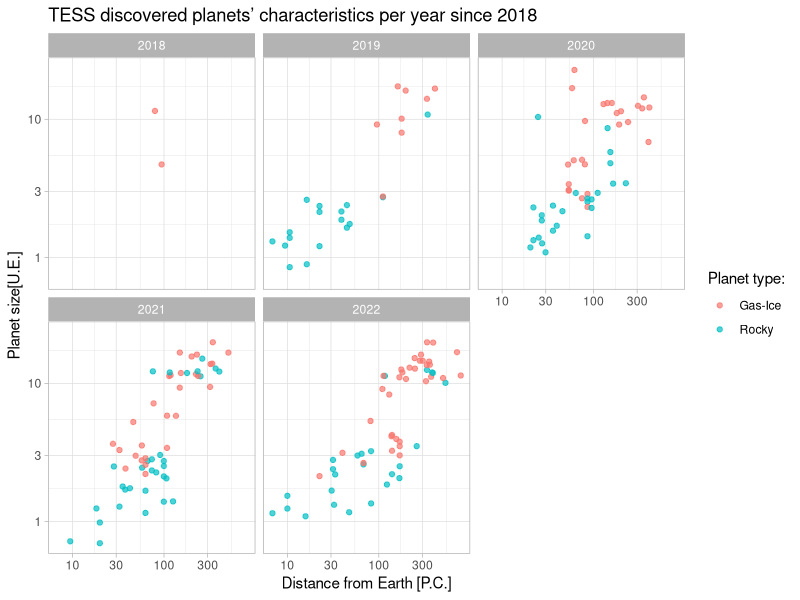

The R source for this figure:
## ---- chunk 1
#Importing libraries to use
library(tidyverse)


#Reading dataset to use and saving it into a DataFrame variable
data <- read_csv('planets.csv', show_col_types = FALSE)

data

## ---- chunk 2
#Creating density definition for planets
planet_dis <- data %>% 
  
  mutate(
    #Radius conversion from earth units to cm.
    new_pl_rade = pl_rade * 6.38E+08,
    #Mass conversion from earth units to gr.
    new_pl_bmasse = pl_bmasse * 5.97E+27
    ,
    #Density calculation (assumming sphere volume formula = 4/3 * Pi* r3)
    dens = new_pl_bmasse/((4/3)* 3.1416* (new_pl_rade*new_pl_rade*new_pl_rade))
    ,
    #Defining Rocky and Gas-Ice density threshold at 2.5 gr/cm3 (gassy and ice planets are oftenly less dense than rocky planets)
    #Assumption gathered from https://en.wikipedia.org/wiki/Terrestrial_planet
    planet_type = cut(dens, breaks = c(0, 2.5, 10000), 
                       labels = c("Gas-Ice","Rocky")))  %>% 

#Filtering na values
filter(!is.na(dens)) 

#Checking our results
select(planet_dis,new_pl_bmasse,new_pl_rade,planet_type,dens)

## ---- chunk 3
#Defining planets graph
planets_graph <- 
  
  #Data to plot
  ggplot(planet_dis, aes(x =sy_dist , y =pl_rade, color = planet_type)) +
  #Scatterplot with alpha to see all points clearly
  geom_point(alpha = .7) +
  #Labels name
  labs(x = "Distance from Earth [P.C.]", y = "Planet size[U.E.]", color = "Planet type:")+
  #Straightening with log scales to avoid agglomeration
  scale_x_log10()+
  scale_y_log10()+
  #Adding a light time to increase data/ ink ratio
  theme_light()+
  #Nice descriptive title
  ggtitle("TESS discovered planets’ characteristics per year since 2018")+ 
  
  #Adding facet to include time factor in discoveries
  facet_wrap( ~ disc_year  ) 

#Plotting the final graph result  
planets_graph
